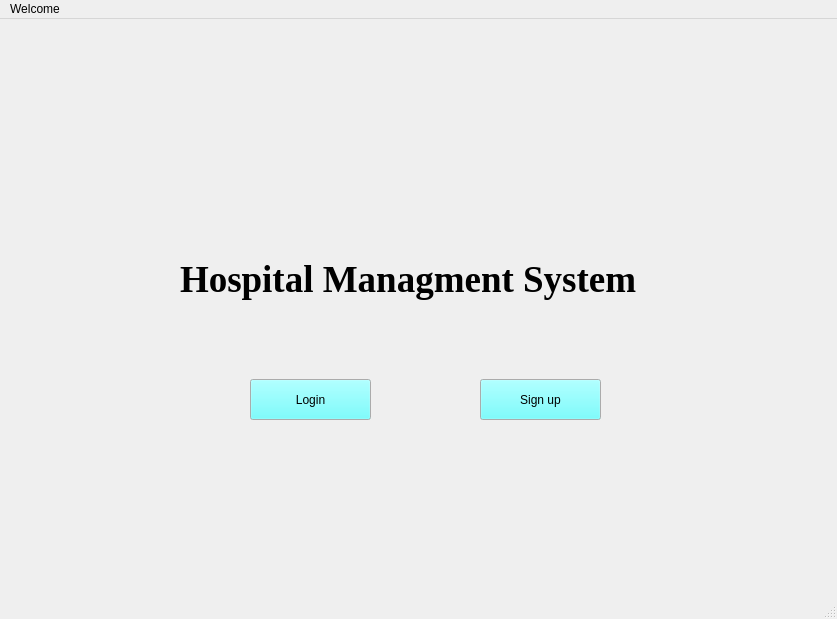
<?xml version="1.0" encoding="UTF-8"?>
<ui version="4.0">
 <class>logIn</class>
 <widget class="QMainWindow" name="logIn">
  <property name="geometry">
   <rect>
    <x>0</x>
    <y>0</y>
    <width>837</width>
    <height>619</height>
   </rect>
  </property>
  <property name="windowTitle">
   <string>logIn</string>
  </property>
  <widget class="QWidget" name="centralwidget">
   <widget class="QLabel" name="BackgroundLabel">
    <property name="geometry">
     <rect>
      <x>0</x>
      <y>0</y>
      <width>831</width>
      <height>591</height>
     </rect>
    </property>
    <property name="text">
     <string/>
    </property>
   </widget>
   <widget class="QPushButton" name="LoginButton">
    <property name="geometry">
     <rect>
      <x>250</x>
      <y>360</y>
      <width>121</width>
      <height>41</height>
     </rect>
    </property>
    <property name="palette">
     <palette>
      <active>
       <colorrole role="Button">
        <brush brushstyle="SolidPattern">
         <color alpha="255">
          <red>85</red>
          <green>255</green>
          <blue>255</blue>
         </color>
        </brush>
       </colorrole>
       <colorrole role="Highlight">
        <brush brushstyle="SolidPattern">
         <color alpha="255">
          <red>0</red>
          <green>131</green>
          <blue>232</blue>
         </color>
        </brush>
       </colorrole>
      </active>
      <inactive>
       <colorrole role="Button">
        <brush brushstyle="SolidPattern">
         <color alpha="255">
          <red>85</red>
          <green>255</green>
          <blue>255</blue>
         </color>
        </brush>
       </colorrole>
       <colorrole role="Highlight">
        <brush brushstyle="SolidPattern">
         <color alpha="255">
          <red>0</red>
          <green>131</green>
          <blue>232</blue>
         </color>
        </brush>
       </colorrole>
      </inactive>
      <disabled>
       <colorrole role="Button">
        <brush brushstyle="SolidPattern">
         <color alpha="255">
          <red>85</red>
          <green>255</green>
          <blue>255</blue>
         </color>
        </brush>
       </colorrole>
      </disabled>
     </palette>
    </property>
    <property name="styleSheet">
     <string notr="true">font:12pt &quot;Times New Roman&quot;;</string>
    </property>
    <property name="text">
     <string>Login</string>
    </property>
   </widget>
   <widget class="QLabel" name="TitleLabel">
    <property name="geometry">
     <rect>
      <x>180</x>
      <y>200</y>
      <width>591</width>
      <height>121</height>
     </rect>
    </property>
    <property name="font">
     <font>
      <family>Times New Roman</family>
      <pointsize>28</pointsize>
      <bold>true</bold>
     </font>
    </property>
    <property name="text">
     <string>Hospital Managment System</string>
    </property>
   </widget>
   <widget class="QPushButton" name="SignUpButton">
    <property name="geometry">
     <rect>
      <x>480</x>
      <y>360</y>
      <width>121</width>
      <height>41</height>
     </rect>
    </property>
    <property name="palette">
     <palette>
      <active>
       <colorrole role="Button">
        <brush brushstyle="SolidPattern">
         <color alpha="255">
          <red>85</red>
          <green>255</green>
          <blue>255</blue>
         </color>
        </brush>
       </colorrole>
       <colorrole role="Highlight">
        <brush brushstyle="SolidPattern">
         <color alpha="255">
          <red>0</red>
          <green>131</green>
          <blue>232</blue>
         </color>
        </brush>
       </colorrole>
      </active>
      <inactive>
       <colorrole role="Button">
        <brush brushstyle="SolidPattern">
         <color alpha="255">
          <red>85</red>
          <green>255</green>
          <blue>255</blue>
         </color>
        </brush>
       </colorrole>
       <colorrole role="Highlight">
        <brush brushstyle="SolidPattern">
         <color alpha="255">
          <red>0</red>
          <green>131</green>
          <blue>232</blue>
         </color>
        </brush>
       </colorrole>
      </inactive>
      <disabled>
       <colorrole role="Button">
        <brush brushstyle="SolidPattern">
         <color alpha="255">
          <red>85</red>
          <green>255</green>
          <blue>255</blue>
         </color>
        </brush>
       </colorrole>
      </disabled>
     </palette>
    </property>
    <property name="styleSheet">
     <string notr="true">font: 12pt &quot;Times New Roman&quot;;</string>
    </property>
    <property name="text">
     <string>Sign up</string>
    </property>
   </widget>
  </widget>
  <widget class="QMenuBar" name="menubar">
   <property name="geometry">
    <rect>
     <x>0</x>
     <y>0</y>
     <width>837</width>
     <height>17</height>
    </rect>
   </property>
   <widget class="QMenu" name="menuWelcome">
    <property name="title">
     <string>Welcome</string>
    </property>
   </widget>
   <addaction name="menuWelcome"/>
  </widget>
  <widget class="QStatusBar" name="statusbar"/>
 </widget>
 <resources/>
 <connections/>
</ui>
